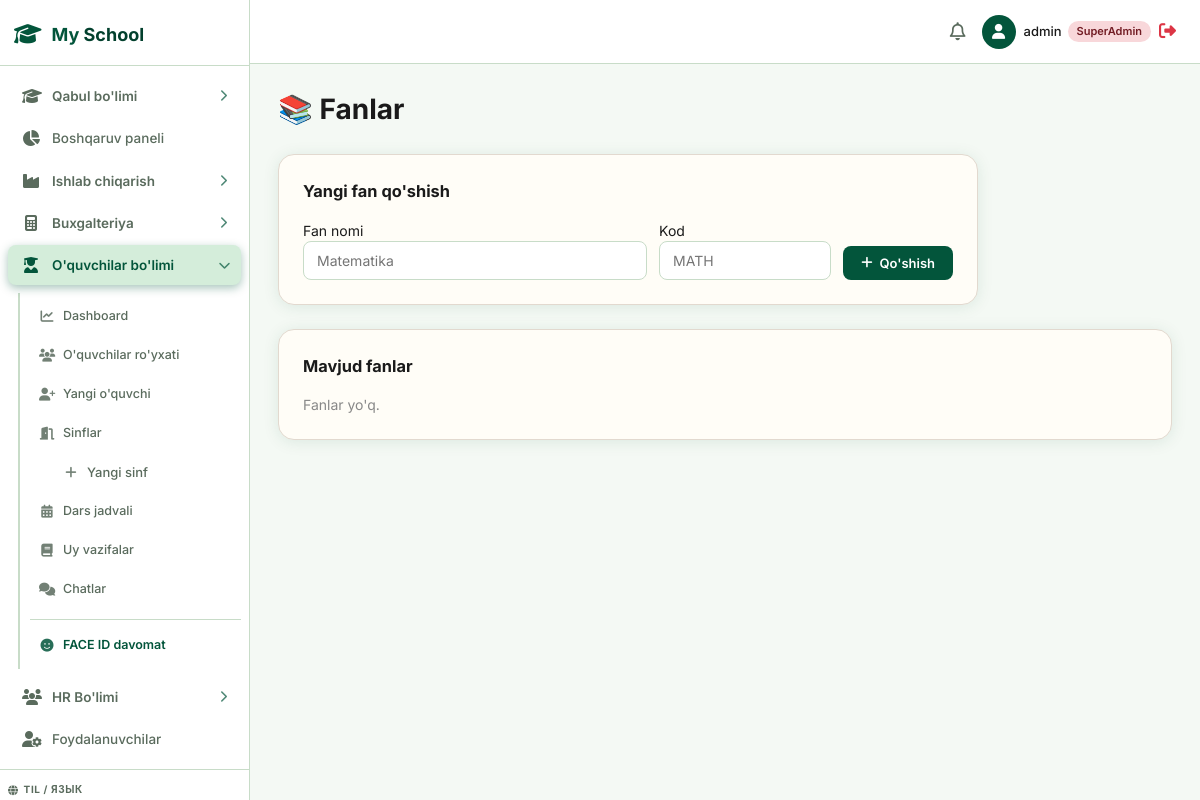
The app's page /students/subjects/ (signed in), older data.
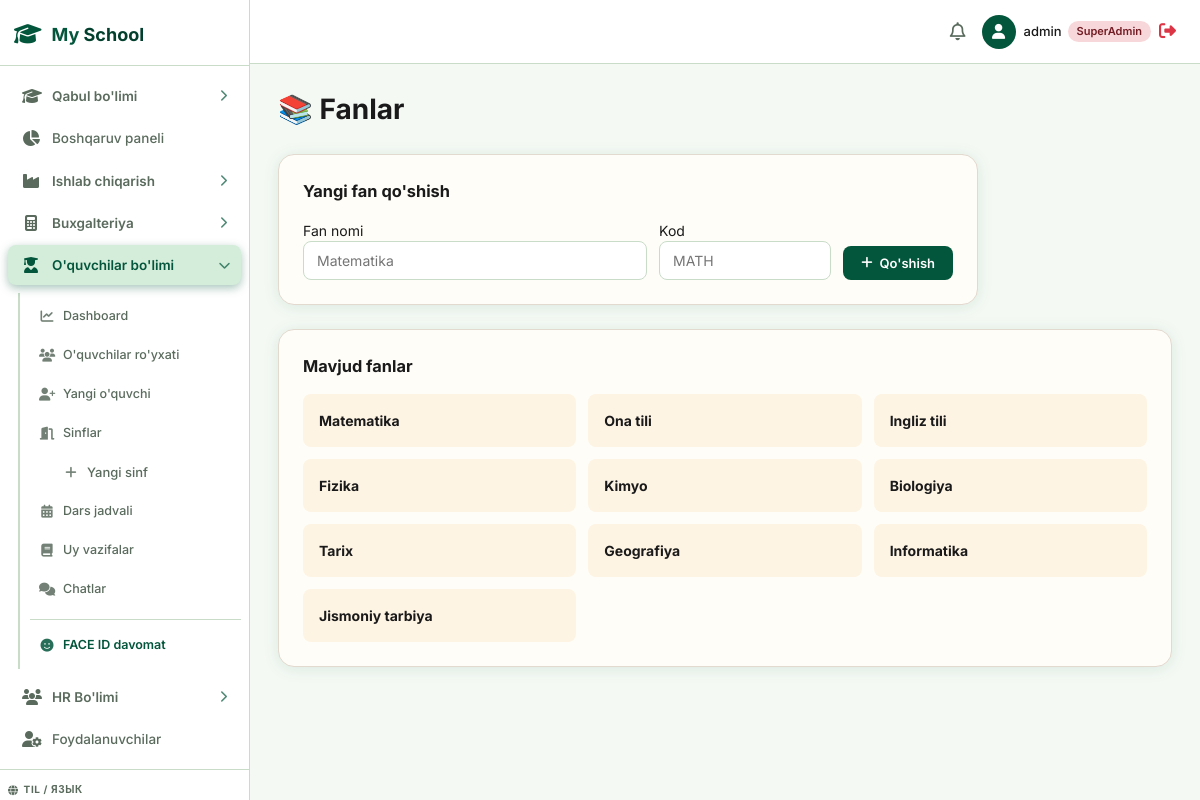
The same page, newer data.
### students/models.py (models this page shows, shortened)
class Subject(models.Model):
    name = models.CharField(max_length=100, unique=True)
    code = models.CharField(max_length=20, blank=True)

### students/views.py (the view)
# urls.py: path('subjects/', views.subject_list, name='students_subjects'),
@login_required
@students_required
def subject_list(request):
    if request.method == 'POST':
        name = request.POST.get('name', '').strip()
        code = request.POST.get('code', '').strip()
        Subject.objects.get_or_create(name=name, defaults={'code': code})
        messages.success(request, 'Fan qo\'shildi')
        return redirect('students_subjects')
    subjects = Subject.objects.all()
    context = {
        'subjects': subjects,
        'page_title': 'Fanlar',
    }
    return render(request, 'students/subject_list.html', context)

### students/views.py (called while the page is built)
def _is_students_staff(user):
    if user.is_superuser:
        return True
    return user.groups.filter(name__in=['students_agent', 'students_manager', 'enrollment_agent', 'enrollment_manager']).exists()

### templates/students/subject_list.html (shortened to what this page needs)
{% extends 'base.html' %}
{% block content %}
<h1 style="font-size:28px;margin-bottom:24px;">📚 Fanlar</h1>
<div class="card" style="max-width:700px;background:#fffdf7;border:1px solid #e2d9cf;border-radius:16px;padding:24px;margin-bottom:24px;">
  <h3 style="margin-bottom:16px;">Yangi fan qo'shish</h3>
  <form method="post" style="display:grid;grid-template-columns:2fr 1fr auto;gap:12px;align-items:end;">
    <div>
      <label>Fan nomi</label>
      <input type="text" name="name" class="form-control" placeholder="Matematika" required>
    </div>
    <div>
      <label>Kod</label>
      <input type="text" name="code" class="form-control" placeholder="MATH">
    </div>
    <button type="submit" class="btn btn-primary"><i class="fa-solid fa-plus"></i> Qo'shish</button>
  </form>
</div>
<div class="card" style="background:#fffdf7;border:1px solid #e2d9cf;border-radius:16px;padding:24px;">
  <h3 style="margin-bottom:16px;">Mavjud fanlar</h3>
  {% if subjects %}
  <div style="display:grid;grid-template-columns:repeat(3,1fr);gap:12px;">
    {% for s in subjects %}
    <div style="padding:16px;background:#fef4e4;border-radius:8px;">
      <strong>{{ s.name }}</strong>
    </div>
    {% endfor %}
  </div>
  {% else %}
  <p style="color:#888;">Fanlar yo'q.</p>
  {% endif %}
</div>
{% endblock %}

Row changes from the older to the newer data that the page shows:
added Subject: name "Matematika"
added Subject: name "Ona tili"
added Subject: name "Ingliz tili"
added Subject: name "Fizika"
added Subject: name "Kimyo"
added Subject: name "Biologiya"
added Subject: name "Tarix"
added Subject: name "Geografiya"
added Subject: name "Informatika"
added Subject: name "Jismoniy tarbiya"
Text that changed along with them:
text no longer shown: "Fanlar yo'q."
